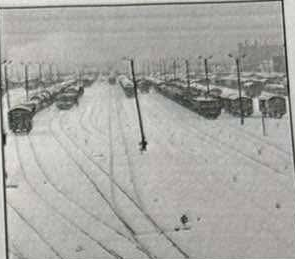
#> input picture obraz.png, 295 x 259 px
$ python kolos.py
#> lines starting #> are read from the running program, lines starting #| are printed output that depends on the picture
import numpy as np
import matplotlib.pyplot as plt
import imageio
from scipy import fftpack

# Wczytanie obrazu
image = imageio.imread('obraz.png')  # zakładając, że obraz jest monochromatyczny
#> image is the input picture: shape (259, 295, 4); mean R, G, B, A 166.6, 166.6, 162, 255

# a. Histogram składowej luminancji (Y)
# Dla obrazu monochromatycznego luminancja Y to po prostu wartość szarości
plt.figure(figsize=(12, 4))

# Histogram składowej luminancji (Y)
plt.subplot(1, 3, 1)
plt.hist(image.ravel(), bins=256, range=(0, 256), color='black', alpha=0.7)
plt.title("Histogram składowej luminancji (Y)")
plt.xlabel("Intensywność")
plt.ylabel("Liczba pikseli")

# b. Histogram po normalizacji
normalized_image = (image - np.min(image)) / (np.max(image) - np.min(image))  # Normalizacja
plt.subplot(1, 3, 2)
plt.hist(normalized_image.ravel(), bins=256, range=(0, 1), color='black', alpha=0.7)
plt.title("Histogram po normalizacji")
plt.xlabel("Znormalizowana intensywność")
plt.ylabel("Liczba pikseli")

# c. Histogram po wyrównaniu
# Obliczenie wyrównania histogramu
cumulative_hist = np.cumsum(np.histogram(image, bins=256, range=(0, 256))[0])  # Funkcja dystrybuanty
#> cumulative_hist = 256 values from 0 to 305620
equalized_image = np.interp(image.ravel(), np.arange(256), (cumulative_hist - cumulative_hist.min()) / cumulative_hist.max() * 255)
equalized_image = equalized_image.reshape(image.shape)
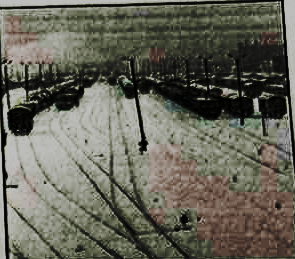
#> equalized_image: shape (259, 295, 4) float64; mean R, G, B, A 101.6, 100.7, 88.6, 255

plt.subplot(1, 3, 3)
plt.hist(equalized_image.ravel(), bins=256, range=(0, 256), color='black', alpha=0.7)
plt.title("Histogram po wyrównaniu")
plt.xlabel("Intensywność")
plt.ylabel("Liczba pikseli")

plt.tight_layout()
# Zapisanie histogramów do pliku
plt.savefig('histogramy.png')
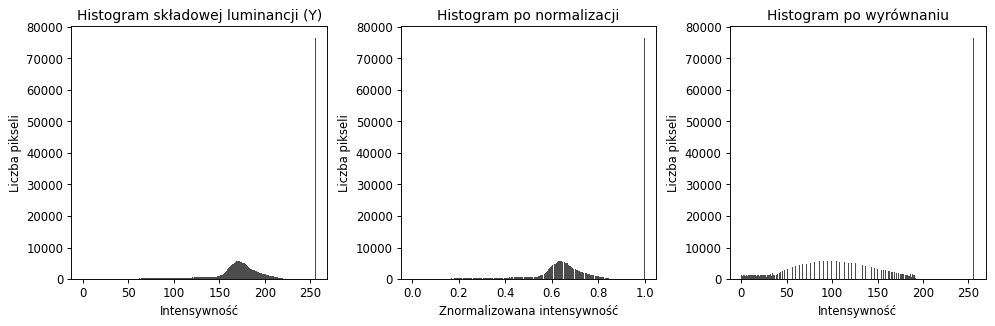
#> figure drawn by matplotlib, 3 panels; panel 1: tallest bar 76405 high, from x = 255 to 256; panel 2: tallest bar 76405 high, from x = 0.996 to 1; panel 3: tallest bar 76405 high, from x = 255 to 256
plt.close()

# 2. Widmo amplitudowe obrazu
# Przekształcenie Fouriera (FFT) obrazu
f_image = fftpack.fft2(image)
f_image_shifted = fftpack.fftshift(f_image)  # Przesunięcie do centrum
amplitude_spectrum = np.abs(f_image_shifted)  # Amplituda widma
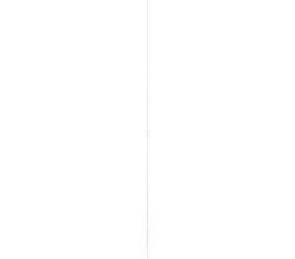
#> amplitude_spectrum: shape (259, 295, 4) float64; mean of channels 0, 1, 2, 3 347.1, 341.7, 1509.1, 341.7; transparent parts drawn white

# Rysowanie widma amplitudowego
plt.figure(figsize=(6, 6))
plt.imshow(np.log(amplitude_spectrum + 1), cmap='gray')
plt.title("Przybliżone widmo amplitudowe")
plt.colorbar()

# Zapisanie widma amplitudowego do pliku
plt.savefig('widmo_amplitudowe.png')
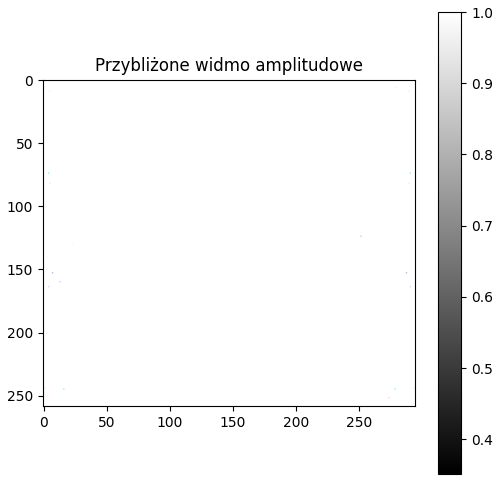
#> figure drawn by matplotlib, 2 panels
plt.close()

# 3. Histogram składowych Y, Cb, Cr

# Funkcja konwersji RGB do YCbCr
def rgb_to_ycbcr(image):
    # Jeśli obraz jest w 3 kanałach (RGB)
    R = image[:, :, 0]
    G = image[:, :, 1]
    B = image[:, :, 2]

    # Obliczanie składowych Y, Cb, Cr
    Y = 0.299 * R + 0.587 * G + 0.114 * B
    Cb = -0.1687 * R - 0.3313 * G + 0.5 * B + 128
    Cr = 0.5 * R - 0.4187 * G - 0.0813 * B + 128

    return Y, Cb, Cr

# Konwersja obrazu na YCbCr
Y, Cb, Cr = rgb_to_ycbcr(image)

# Rysowanie histogramów składowych Y, Cb, Cr
plt.figure(figsize=(12, 4))

# Y
plt.subplot(1, 3, 1)
plt.hist(Y.ravel(), bins=256, range=(0, 256), color='yellow', alpha=0.7)
plt.title("Histogram składowej Y")
plt.xlabel("Intensywność")
plt.ylabel("Liczba pikseli")

# Cb
plt.subplot(1, 3, 2)
plt.hist(Cb.ravel(), bins=256, range=(0, 256), color='blue', alpha=0.7)
plt.title("Histogram składowej Cb")
plt.xlabel("Intensywność")
plt.ylabel("Liczba pikseli")

# Cr
plt.subplot(1, 3, 3)
plt.hist(Cr.ravel(), bins=256, range=(0, 256), color='red', alpha=0.7)
plt.title("Histogram składowej Cr")
plt.xlabel("Intensywność")
plt.ylabel("Liczba pikseli")

plt.tight_layout()
# Zapisanie histogramów składowych Y, Cb, Cr do pliku
plt.savefig('histogramy_Y_Cb_Cr.png')
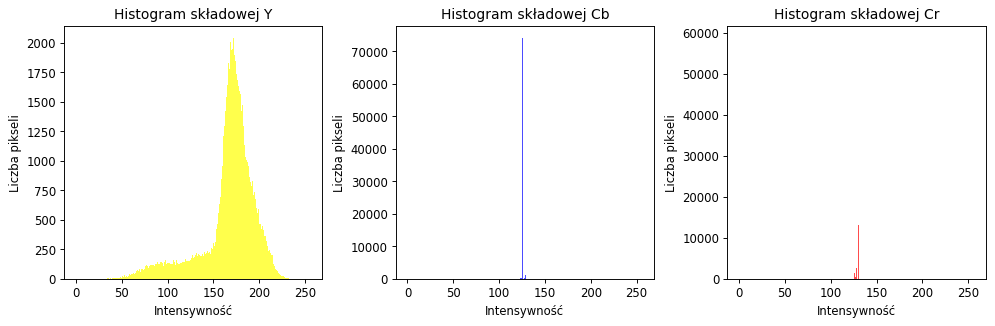
#> figure drawn by matplotlib, 3 panels; panel 1: tallest bar 2041 high, from x = 171 to 172; panel 2: tallest bar 74098 high, from x = 125 to 126; panel 3: tallest bar 58813 high, from x = 127 to 128
plt.close()
